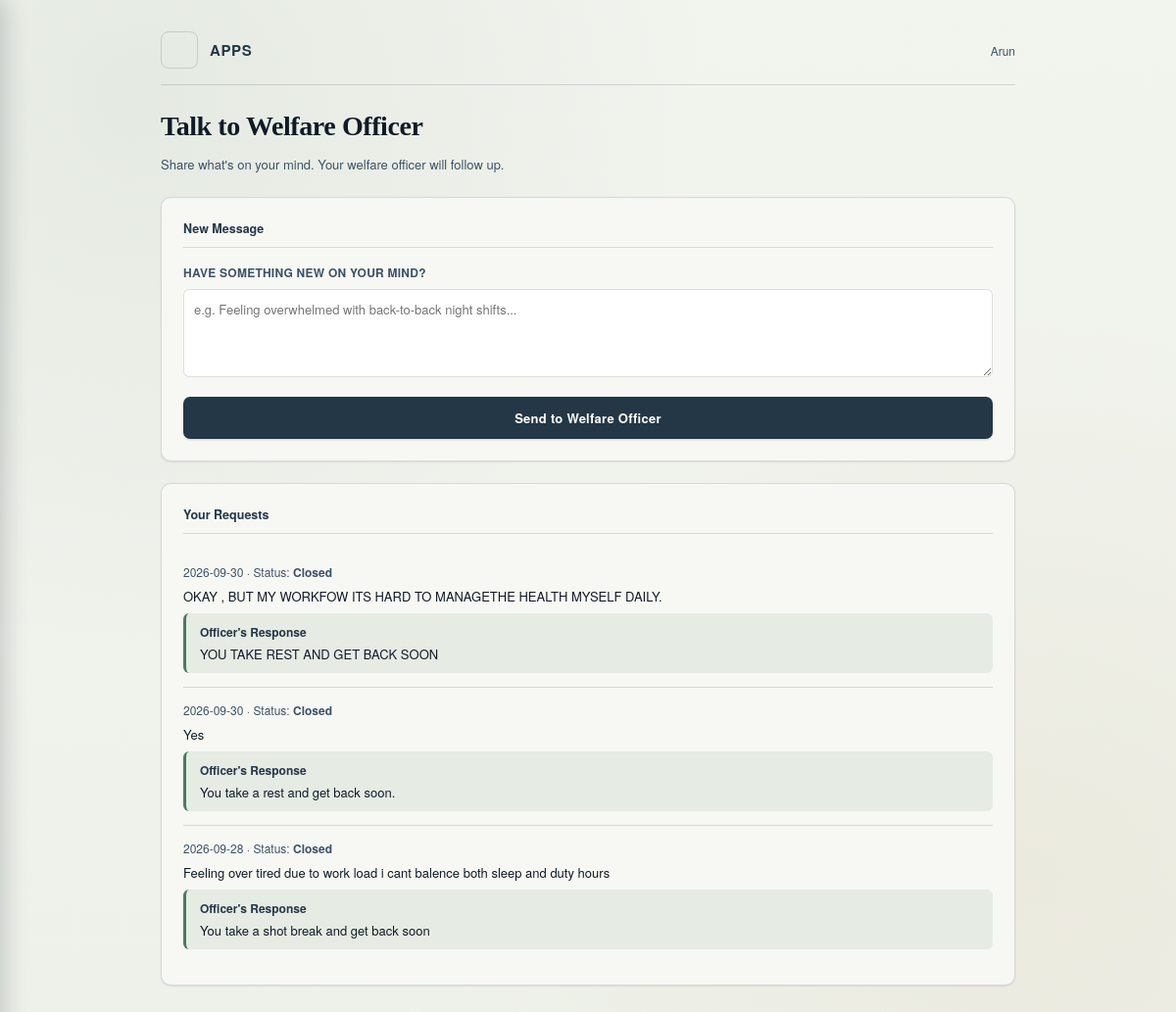
Screenshot of /talk_to_officer (signed in) with the database file from the repository.
### tables this page shows
CREATE TABLE StressRequests (
    id INTEGER PRIMARY KEY AUTOINCREMENT,
    user_id INTEGER NOT NULL,
    message TEXT NOT NULL,
    status TEXT NOT NULL DEFAULT 'Pending',
    officer_id INTEGER,
    remedy TEXT,
    created_date TEXT NOT NULL,
    resolved_date TEXT, stage TEXT NOT NULL DEFAULT 'New', stage_updated_at TEXT,
    FOREIGN KEY (user_id) REFERENCES Users(id),
    FOREIGN KEY (officer_id) REFERENCES Users(id)
);

### app.py (the view)
@app.route("/talk_to_officer")
@role_required("personnel")
def talk_to_officer():
    uid = session["user_id"]
    conn = get_db()
    requests_list = conn.execute(
        "SELECT * FROM StressRequests WHERE user_id = ? ORDER BY id DESC", (uid,)
    ).fetchall()
    conn.close()
    pending_request = next((r for r in requests_list if r["stage"] not in ("Resolved", "Closed")), None)
    resolved_request = None
    if not pending_request:
        resolved_request = next((r for r in requests_list if r["stage"] in ("Resolved", "Closed")), None)
    return render_template("talk_to_officer.html", requests=requests_list,
   pending_request=pending_request, resolved_request=resolved_request)

### app.py (called while the page is built, shortened)
def get_db():
    conn = sqlite3.connect(DB_PATH)
    conn.row_factory = sqlite3.Row
    return conn

def role_required(*roles):
    def decorator(view):
        @wraps(view)
        def wrapper(*args, **kwargs):
            if "user_id" not in session or session.get("role") not in roles:
                if "officer" in roles and len(roles) == 1:
                    return redirect(url_for("officer_login"))
                elif "admin" in roles and len(roles) == 1:
                    return redirect(url_for("admin_login"))
                return redirect(url_for("login"))
            return view(*args, **kwargs)
        return wrapper
    return decorator

@app.before_request
def block_cross_site_posts():
    if request.method != "POST":
        return
    source = request.headers.get("Origin") or request.headers.get("Referer")
    if source:
        if urlparse(source).netloc != request.host:
            abort(403)

@app.after_request
def add_security_headers(resp):
    resp.headers.setdefault("X-Content-Type-Options", "nosniff")
    resp.headers.setdefault("X-Frame-Options", "SAMEORIGIN")
    resp.headers.setdefault("Referrer-Policy", "same-origin")
    if "user_id" in session:
        resp.headers["Cache-Control"] = "no-store"
    return resp

@app.context_processor
def inject_nav_counts():
    return {}

### templates/talk_to_officer.html (shortened to what this page needs)
<!DOCTYPE html>
<html lang="en">
<head>
<link rel="stylesheet" href="{{ url_for('static', filename='style.css') }}">
</head>
<body class="personnel-page">
<div class="wrap">
    {% include "_header.html" %}
  <h2 class="page-title">Talk to Welfare Officer</h2>
  <p class="empty-note" style="margin-bottom:22px;">Share what's on your mind. Your welfare officer will follow up.</p>
  <div class="card" id="talk">
    <h3>New Message</h3>
    {% if pending_request %}
      <div class="empty-note" style="padding:12px 0;">
        Your request is with the welfare officer. You'll see their response here once reviewed.
      </div>
      <p style="font-family:'Helvetica Neue', Arial, sans-serif; font-size:12.5px; color:var(--steel); margin-top:8px;">
        Status: <strong>{{ pending_request.stage or "New" }}</strong> &middot; Submitted on {{ pending_request.created_date }}
      </p>
    {% else %}
      <form method="POST" action="/submit_stress_request">
        <label>{% if resolved_request %}Have something new on your mind?{% else %}Share what's stressing you.{% endif %}</label>
        <textarea name="message" required style="width:100%; min-height:90px; padding:10px; border:1px solid var(--line); border-radius:6px; font-family:'Helvetica Neue', Arial, sans-serif; font-size:13px; margin-bottom:16px; resize:vertical;" placeholder="e.g. Feeling overwhelmed with back-to-back night shifts..."></textarea>
        <button type="submit" class="btn">Send to Welfare Officer</button>
      </form>
    {% endif %}
  </div>
  <div class="card" style="margin-top:22px;">
    <h3>Your Requests</h3>
    {% if requests %}
      {% for r in requests %}
      <div style="padding:14px 0; {% if not loop.last %}border-bottom:1px solid var(--line);{% endif %}">
        <p style="font-family:'Helvetica Neue', Arial, sans-serif; font-size:12px; color:var(--steel); margin:0 0 6px;">
          {{ r.created_date }} &middot; Status: <strong>{{ r.stage or "New" }}</strong>
        </p>
        <p style="font-family:'Helvetica Neue', Arial, sans-serif; font-size:13px; color:var(--ink); margin:0 0 8px;">{{ r.message }}</p>
        {% if r.remedy %}
        <div style="background:rgba(76,122,94,0.1); border-left:3px solid var(--signal-low); padding:10px 14px; border-radius:6px;">
          <p style="font-family:'Helvetica Neue', Arial, sans-serif; font-size:12px; font-weight:600; color:var(--steel-deep); margin:0 0 4px;">Officer's Response</p>
          <p style="font-family:'Helvetica Neue', Arial, sans-serif; font-size:13px; color:var(--ink); margin:0;">{{ r.remedy }}</p>
        </div>
        {% endif %}
      </div>
      {% endfor %}
    {% else %}
      <p class="empty-note">You haven't sent any requests yet.</p>
    {% endif %}
  </div>
</div>
</body>
</html>

### static/style.css (style rules this page uses)
:root { --ink:#101b26; --paper:#eef1ea; --steel:#3c5266; --steel-deep:#243747; --signal-low:#4c7a5e; --signal-med:#b8863c; --signal-high:#9c3d3d; --line: rgba(16,27,38,0.14); --card:#f7f8f4; }
* { box-sizing:border-box; }
html,body { margin:0;padding:0; }
body { background: linear-gradient(180deg, #f2f4ee 0%, var(--paper) 100%); color:var(--ink); font-family: 'Iowan Old Style','Georgia',serif; min-height:100vh; }
.wrap { max-width:920px; margin:0 auto; padding:32px 24px 80px; }
.btn { font-family:'Helvetica Neue', Arial, sans-serif; font-weight:600; font-size:13px; letter-spacing:0.02em; background:var(--steel-deep); color:#fdfdf9; border:none; padding:12px 18px; border-radius:7px; cursor:pointer; width:100%; box-shadow: 0 1px 2px rgba(16,27,38,0.15); transition: background 0.2s ease, transform 0.1s ease, box-shadow 0.2s ease; }
h2.page-title { font-size:28px; font-weight:600; margin:0 0 4px; letter-spacing:-0.015em; color:var(--ink); }
.card { background:var(--card); border:1px solid var(--line); border-radius:10px; padding:22px; box-shadow: 0 1px 3px rgba(16,27,38,0.04), 0 1px 2px rgba(16,27,38,0.06); }
.card h3 { font-family:'Helvetica Neue', Arial, sans-serif; font-size:12.5px; color:var(--steel-deep); margin:0 0 16px; font-weight:700; border-bottom:1px solid var(--line); padding-bottom:10px; }
.card label { display:block; font-family:'Helvetica Neue', Arial, sans-serif; font-size:12px; font-weight:600; letter-spacing:0.02em; text-transform:uppercase; color:var(--steel); margin-bottom:8px; }
.empty-note { font-family:'Helvetica Neue', Arial, sans-serif; font-size:13px; color:var(--steel); line-height:1.6; }
body.personnel-page { background: radial-gradient(circle at 12% 8%, rgba(76,122,94,0.08) 0, transparent 40%), radial-gradient(circle at 88% 82%, rgba(184,134,60,0.07) 0, transparent 42%), linear-gradient(180deg, #f2f4ee 0%, var(--paper) 100%); background-attachment: fixed, fixed, scroll; }
html { scroll-behavior:smooth; }

### rows the page displays
StressRequests: created_date "2026-09-30", stage "Closed", message "OKAY , BUT MY WORKFOW ITS HARD TO MANAGETHE HEALTH MYSELF DAILY.", remedy "YOU TAKE REST AND GET BACK SOON"
StressRequests: created_date "2026-09-30", stage "Closed", message "Yes", remedy "You take a rest and get back soon."
StressRequests: created_date "2026-09-28", stage "Closed", message "Feeling over tired due to work load i cant balence both sleep and duty hours", remedy "You take a shot break and get back soon"

### other values shown
{{ session.get('user_name') }} "Arun"
